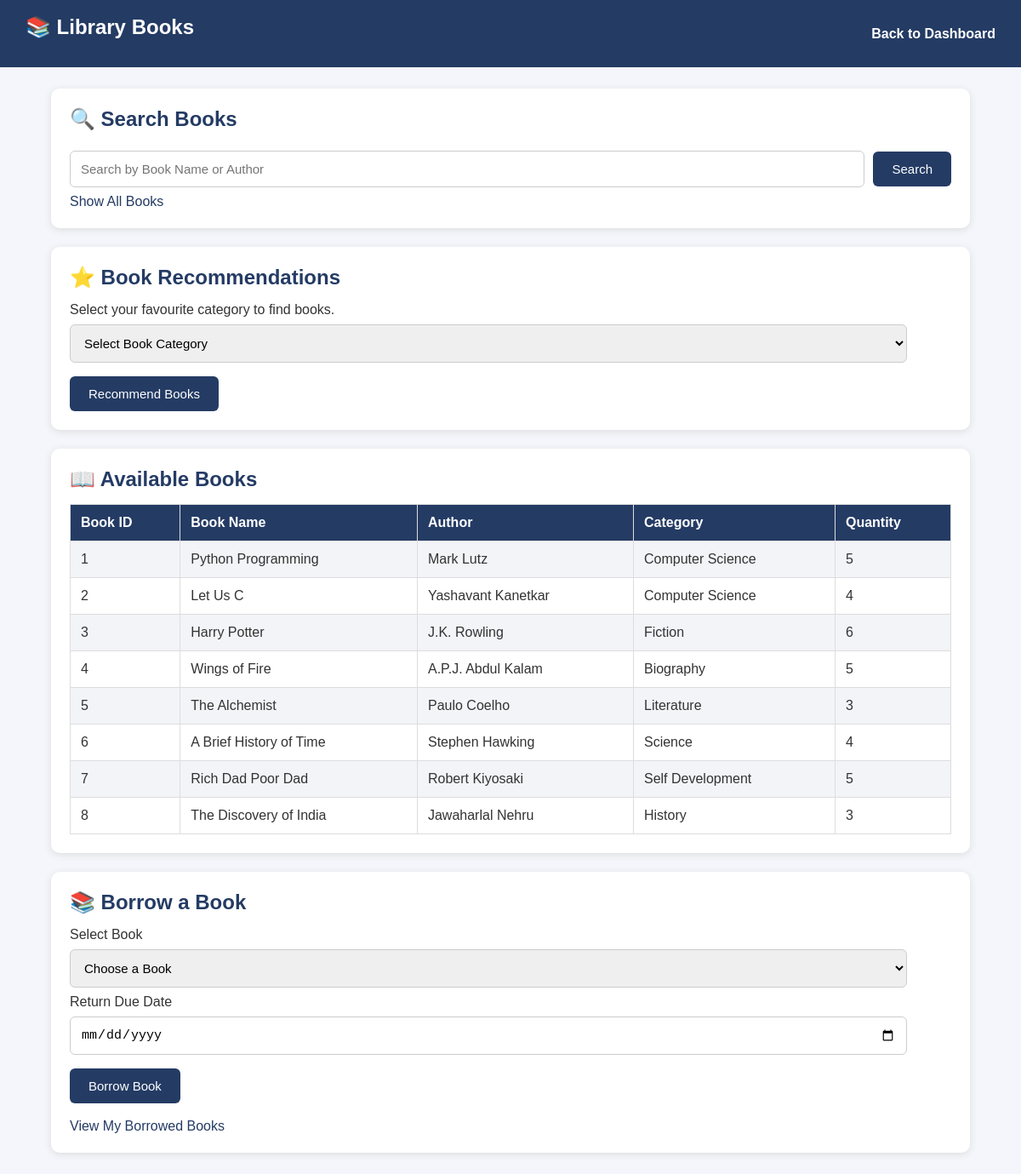
The app's page /book (signed in) with its own data.
### tables this page shows
CREATE TABLE books (
            id INTEGER PRIMARY KEY AUTOINCREMENT,
            book_name TEXT,
            author TEXT,
            category TEXT,
            quantity INTEGER
        );

### main.py (the view)
@app.route("/book", methods=["GET"])
def book():
    if "role" not in session:
        return redirect("/")
    search = request.args.get("search", "").strip()
    category = request.args.get("category", "").strip()
    con = connect()
    if search:
        data = con.execute("""
            SELECT * FROM books
            WHERE book_name LIKE ? OR author LIKE ?
        """, ('%' + search + '%', '%' + search + '%')).fetchall()
    elif category:
        data = con.execute("""
            SELECT * FROM books
            WHERE category = ?
        """, (category,)).fetchall()
    else:
        data = con.execute(
            "SELECT * FROM books"
        ).fetchall()
    con.close()
    return render_template(
        "book.html",
        books=data,
        search=search,
        selected_category=category
    )

### main.py (called while the page is built)
def connect():
    con = sqlite3.connect("library.db")
    con.row_factory = sqlite3.Row
    return con

### templates/book.html (shortened to what this page needs)
<!DOCTYPE html>
<html>
<head>
    <link rel="stylesheet"
    href="{{ url_for('static', filename='style.css') }}">
</head>
<body>
    <div class="navbar">
        <h2>📚 Library Books</h2>
        <a href="/dashboard">Back to Dashboard</a>
    </div>
    <div class="container">
        <div class="panel">
            <h2>🔍 Search Books</h2>
            <form action="/book" method="GET">
                <div class="search-box">
                    <input type="text"
                    name="search"
                    placeholder="Search by Book Name or Author"
                    value="{{ search }}">
                    <button type="submit">Search</button>
                </div>
            </form>
            <a href="/book">Show All Books</a>
        </div>
        <div class="panel">
            <h2>⭐ Book Recommendations</h2>
            <p>Select your favourite category to find books.</p>
            <form action="/book" method="GET">
                <select name="category" required>
                    <option value="">Select Book Category</option>
                </select>
                <button type="submit">Recommend Books</button>
            </form>
        </div>
        <div class="panel">
            <h2>📖 Available Books</h2>
            <table>
                <tr>
                    <th>Book ID</th>
                    <th>Book Name</th>
                    <th>Author</th>
                    <th>Category</th>
                    <th>Quantity</th>
                </tr>
                {% for book in books %}
                <tr>
                    <td>{{ book.id }}</td>
                    <td>{{ book.book_name }}</td>
                    <td>{{ book.author }}</td>
                    <td>{{ book.category }}</td>
                    <td>{{ book.quantity }}</td>
                </tr>
                {% else %}
                <tr>
                    <td colspan="5">
                        No books found!
                    </td>
                </tr>
                {% endfor %}
            </table>
        </div>
        {% if session.get('role') == 'student' %}
        <div class="panel">
            <h2>📚 Borrow a Book</h2>
            <form action="/borrow_book" method="POST">
                <label>Select Book</label>
                <select name="book_id" required>
                    <option value="">Choose a Book</option>
                </select>
                <label>Return Due Date</label>
                <input type="date"
                name="due_date"
                required>
                <button type="submit">Borrow Book</button>
            </form>
            <br>
            <a href="/my_borrowings">View My Borrowed Books</a>
        </div>
        {% endif %}
    </div>
</body>
</html>

### static/style.css (style rules this page uses)
* { margin: 0; padding: 0; box-sizing: border-box; }
body { font-family: Arial, sans-serif; background: #f4f6fb; color: #333; }
.navbar { background: #243b64; color: white; padding: 18px 30px; display: flex; justify-content: space-between; align-items: center; }
.navbar h2 { color: white; }
.navbar a { color: white; text-decoration: none; margin-left: 15px; font-weight: bold; }
.container { width: 90%; max-width: 1200px; margin: 30px auto; }
.panel, .card { background: white; padding: 25px; margin-bottom: 22px; border-radius: 10px; box-shadow: 0 3px 10px rgba(0, 0, 0, 0.08); }
h1, h2, h3 { color: #243b64; margin-bottom: 15px; }
input, select, textarea { width: 100%; padding: 12px; margin: 8px 0 15px; border: 1px solid #ccc; border-radius: 6px; font-size: 15px; }
button { background: #243b64; color: white; padding: 12px 22px; border: none; border-radius: 6px; cursor: pointer; font-size: 15px; }
a { color: #243b64; text-decoration: none; }
table { width: 100%; border-collapse: collapse; margin-top: 20px; background: white; }
th, td { padding: 13px; border: 1px solid #ddd; text-align: left; }
th { background: #243b64; color: white; }
tr:nth-child(even) { background: #f2f4f8; }
.search-box { display: flex; gap: 10px; align-items: center; }
.search-box input { flex: 1; }
.search-box button { margin-top: -7px; }

### templates/book.html (style rules this page uses)
body { font-family: Arial, sans-serif; background: #f4f6fb; margin: 0; }
.navbar { background: #243b64; color: white; padding: 18px 30px; display: flex; justify-content: space-between; align-items: center; }
.navbar a { color: white; text-decoration: none; }
.container { width: 90%; margin: 25px auto; }
.panel { background: white; padding: 22px; margin-bottom: 22px; border-radius: 10px; box-shadow: 0 2px 8px #ddd; }
h1, h2 { color: #243b64; }
input, select { padding: 12px; width: 95%; margin: 8px 0; border: 1px solid #ccc; border-radius: 6px; }
button { background: #243b64; color: white; padding: 12px 22px; border: none; border-radius: 6px; cursor: pointer; margin-top: 8px; }
table { width: 100%; border-collapse: collapse; margin-top: 15px; }
th, td { padding: 12px; text-align: left; border: 1px solid #ddd; }
th { background: #243b64; color: white; }
tr:nth-child(even) { background: #f2f4f8; }
.search-box { display: flex; gap: 10px; align-items: center; }
.search-box input { flex: 1; }
.search-box button { margin-top: 0; }

### records on screen
books: id "1", book_name "Python Programming", author "Mark Lutz", category "Computer Science", quantity "5"
books: id "2", book_name "Let Us C", author "Yashavant Kanetkar", category "Computer Science", quantity "4"
books: id "3", book_name "Harry Potter", author "J.K. Rowling", category "Fiction", quantity "6"
books: id "4", book_name "Wings of Fire", author "A.P.J. Abdul Kalam", category "Biography", quantity "5"
books: id "5", book_name "The Alchemist", author "Paulo Coelho", category "Literature", quantity "3"
books: id "6", book_name "A Brief History of Time", author "Stephen Hawking", category "Science", quantity "4"
books: id "7", book_name "Rich Dad Poor Dad", author "Robert Kiyosaki", category "Self Development", quantity "5"
books: id "8", book_name "The Discovery of India", author "Jawaharlal Nehru", category "History", quantity "3"
